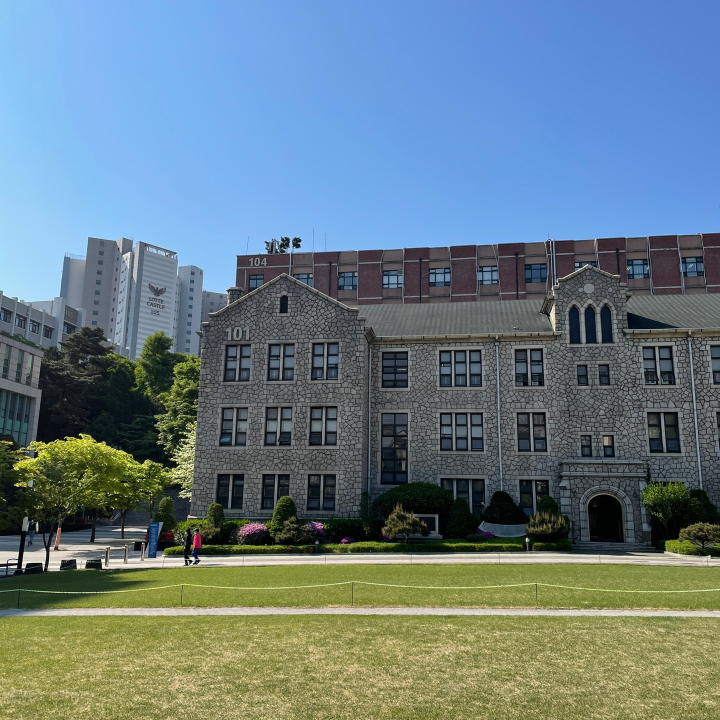
#> input picture IPV23_HW3/test imgs/img_left.jpg, 1440 x 1440 px, found by its file name (shown at 1/2 size); its folder holds 6 pictures in this run
$ jupyter execute --allow-errors ipv23_hw03-20190807.ipynb   (shell and % lines are left out)
#> lines starting #> are read from the running program, lines starting #| are printed output that depends on the picture
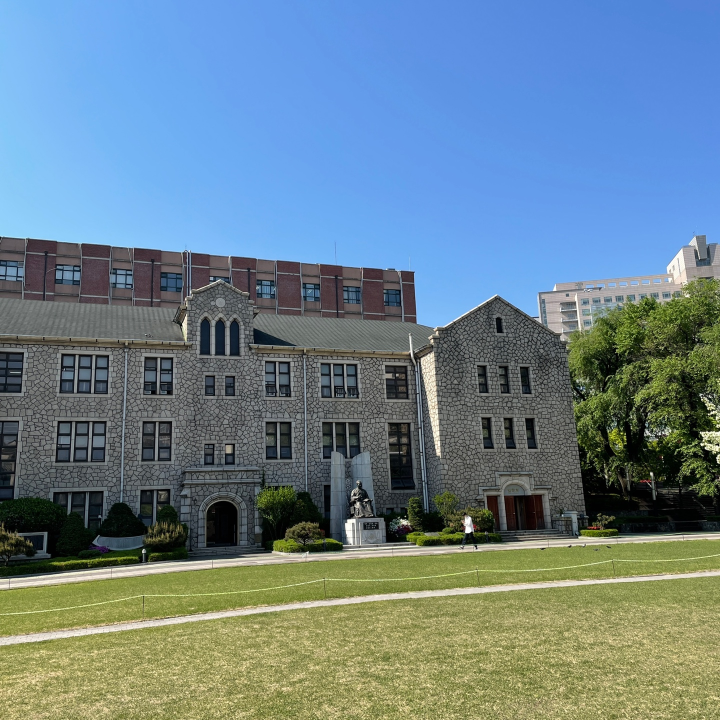
#> input picture IPV23_HW3/test imgs/img_right.jpg, 1440 x 1440 px, found by its file name (shown at 1/2 size)
#> `gray_right = cv2.cvtColor(img_right, cv2.COLOR_RGB2GRAY)`:
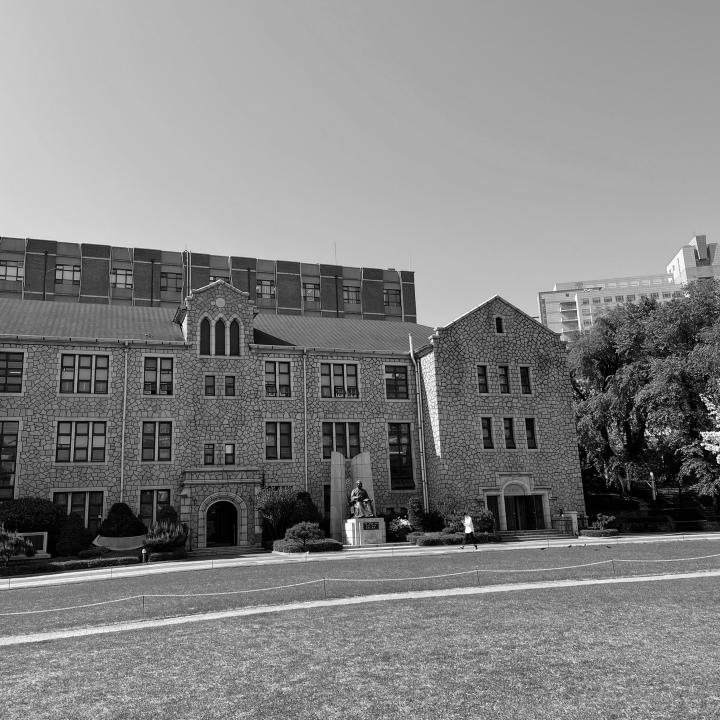
#> gray_right: shape (720, 720); min 0, max 255, mean 130.7
# **[2023-1] Image Processing & Vision (55397)**

* ### Hak Gu Kim
* ### Assistant Professor
* ### Graduate School of Advanced Imaging Science, Multimedia & Film (GSAIM)
* ### Chung-Ang University
* ### Webpage: www.irislab.cau.ac.kr

# **Homework III: Panorama Stitching**

* ### **Deadline:** 28 April (Fri) at 11:59pm
* ### **Submission:** Upload the zip file to "과제 및 평가" on E-class
  * **Upload zip file:** ipv23_hw03-student number.zip
    * **Python code:** ipv23_hw03-student number.ipynb
    * **Report:** ipv23_hw03-student number.pdf  (page limit: 4 pages)


## **[Homework III-0]** Environmental Setting

[cell 1]
# Connect to the google drive #

from google.colab import drive
drive.mount('/content/gdrive')

[cell 2]
# Import the required libraries for image processing

import sys
import cv2
from google.colab.patches import cv2_imshow
import matplotlib.pyplot as plt
import matplotlib.image as mpimg
import numpy as np
import math
import random
from tqdm.notebook import tqdm
plt.rcParams['figure.figsize'] = [15, 15]

# Define the directory
dir = '/content/gdrive/My Drive/Colab Notebooks/IPV23_HW3/test imgs/' # File path

[cell 3]
# Define the functions for the load and save the input image

# [12 lines left out: function loadImg, not called in this run]

## Save image file
def saveImg(out_img, out_fname):
  cv2.imwrite(dir + out_fname, out_img)

## **[Homework III-1]** SIFT Feature Extraction and Matching for Panorama Stitching
* There is nothing for you to do in this field

[cell 4]
##############################################
#             Feature Extraction             #
##############################################
def SIFT(img):
    """
    SIFT(img) -> kp, des\n
    Compute a SIFT operation on the image and return keypoints and descriptors.

    input
        img(ndarray) : gray color image
    output
        kp(tuple) : a list of result keypoints of SIFT
        des(ndarray) : descriptors array of shape (number of keypoints) * 128
    """

    siftDetector = cv2.xfeatures2d.SIFT_create() # limit 1000 points
    # siftDetector= cv2.SIFT_create()  # depends on OpenCV version

    kp, des = siftDetector.detectAndCompute(img, None)
    return kp, des  # keypoints & descriptors


##############################################
#               Feature Matching             #
##############################################
def siftMatch(kp1, des1, img1, kp2, des2, img2, threshold):
    """
    siftMatch(kp1, des1, img1, kp2, des2, img2, threshold) -> matches\n
    Match the keypoints of two images through descriptors.

    input
        kp(tuple) : keypoints of each image
        des(ndarray) : descriptors of each image
        img(ndarray) : Not used in function
        threshold(float) : threshold of matching
    output
        matches(ndarray) : 2d array of matched keypoint coordinates
        [[queryIdx.pt.x, queryIdx.pt.y, trainIdx.pt.x, trainIdx.pt.y], [...], ...]
    """

    bf = cv2.BFMatcher()
    matches = bf.knnMatch(des1,des2, k=2)

    # Apply ratio test
    good = []
    for m,n in matches:
        if m.distance < threshold*n.distance:
            good.append([m])

    matches = []
    for pair in good:
        matches.append(list(kp1[pair[0].queryIdx].pt + kp2[pair[0].trainIdx].pt))

    matches = np.array(matches)
    return matches


##############################################
#          Transformation Matrix, H          #
##############################################
def homography(pairs):
    """
    homography(pairs) -> H\n
    Calculate projective transform matrix.

    input
        pairs(ndarray) : array of point pairs
    output
        H(ndarray) : 3x3 projective transformation matrix
    """

    rows = []
    for i in range(pairs.shape[0]):
        p1 = np.append(pairs[i][0:2], 1)
        p2 = np.append(pairs[i][2:4], 1)
        row1 = [0, 0, 0, p1[0], p1[1], p1[2], -p2[1]*p1[0], -p2[1]*p1[1], -p2[1]*p1[2]]
        row2 = [p1[0], p1[1], p1[2], 0, 0, 0, -p2[0]*p1[0], -p2[0]*p1[1], -p2[0]*p1[2]]
        rows.append(row1)
        rows.append(row2)

    rows = np.array(rows)
    U, s, V = np.linalg.svd(rows) # singular value decomposition
    H = V[-1].reshape(3, 3)
    H = H/H[2, 2] # standardize to let w*H[2,2] = 1
    return H


##############################################
#         Panoramic Image Generation         #
##############################################
def stitchImg(left, right, H):
    """
    stitchImg(left, right, H) -> stitch_image\n
    Stitch the two images through the computed projective transformation matrix.

    input
        left(ndarray) : left image to stitch
        right(ndarray) : right image to stitch
        H(ndarray) : 3x3 projective transformation matrix
    output
        stitch_image(ndarray) : stitched final image
    """

    print("stiching image ...")

    # Convert to double and normalize. Avoid noise.
    left = cv2.normalize(left.astype('float'), None,
                            0.0, 1.0, cv2.NORM_MINMAX)
    # Convert to double and normalize.
    right = cv2.normalize(right.astype('float'), None,
                            0.0, 1.0, cv2.NORM_MINMAX)

    # left image
    height_l, width_l, channel_l = left.shape
    corners = [[0, 0, 1], [width_l, 0, 1], [width_l, height_l, 1], [0, height_l, 1]]
    corners_new = [np.dot(H, corner) for corner in corners]
    corners_new = np.array(corners_new).T
    x_news = corners_new[0] / corners_new[2]
    y_news = corners_new[1] / corners_new[2]
    y_min = min(y_news)
    x_min = min(x_news)

    translation_mat = np.array([[1, 0, -x_min], [0, 1, -y_min], [0, 0, 1]])
    H = np.dot(translation_mat, H)

    # Get height, width
    height_new = int(round(abs(y_min) + height_l))
    width_new = int(round(abs(x_min) + width_l))
    size = (width_new, height_new)

    # right image
    warped_l = cv2.warpPerspective(src=left, M=H, dsize=size)

    height_r, width_r, channel_r = right.shape

    height_new = int(round(abs(y_min) + height_r))
    width_new = int(round(abs(x_min) + width_r))
    size = (width_new, height_new)


    warped_r = cv2.warpPerspective(src=right, M=translation_mat, dsize=size)

    black = np.zeros(3)  # Black pixel.

    # Stitching procedure, store results in warped_l.
    for i in tqdm(range(warped_r.shape[0])):
        for j in range(warped_r.shape[1]):
            pixel_l = warped_l[i, j, :]
            pixel_r = warped_r[i, j, :]

            if not np.array_equal(pixel_l, black) and np.array_equal(pixel_r, black):
                warped_l[i, j, :] = pixel_l
            elif np.array_equal(pixel_l, black) and not np.array_equal(pixel_r, black):
                warped_l[i, j, :] = pixel_r
            elif not np.array_equal(pixel_l, black) and not np.array_equal(pixel_r, black):
                warped_l[i, j, :] = (pixel_l + pixel_r) / 2
            else:
                pass

    stitch_image = warped_l[:warped_r.shape[0], :warped_r.shape[1], :]
    return stitch_image


def plot_sift(gray_img, rgb_img, keypnt):
    """
    plot_sift(gray_img, rgb_img, keypnt) -> sift_on_img\n
    Draw keypoints from gray image to rgb image.

    input
        gray_img(ndarray) : image converted to gray
        rgb_img(ndarray) : original rgb image
        keypnt(ndarray) : keypoints of image
    output
        sift_on_img(ndarray) : rgb image with keypoints
    """
    tmp_img = rgb_img.copy()
    sift_on_img = cv2.drawKeypoints(gray_img, keypnt, tmp_img, flags=cv2.DRAW_MATCHES_FLAGS_DRAW_RICH_KEYPOINTS)
    return sift_on_img


def plot_matches(matches, total_img):
    """
    plot_matches(matches, total_img)\n
    Shows matched keypoints connected by a line.

    input
        matches(ndarray) : array of matched keypoints
        total_img(ndarray) : Image combining two images
    """
    match_img = total_img.copy()
    offset = total_img.shape[1]/2
    fig, ax = plt.subplots()
    ax.set_aspect('equal')
    ax.imshow(np.array(match_img).astype('uint8')) #　RGB is integer type

    ax.plot(matches[:, 0], matches[:, 1], 'xr')
    ax.plot(matches[:, 2] + offset, matches[:, 3], 'xr')

    ax.plot([matches[:, 0], matches[:, 2] + offset], [matches[:, 1], matches[:, 3]],
            'r', linewidth=0.5)

    plt.show()

## **[Homework III-2]** RANSAC Algorithm
* This is main part in HW3
* Carefully read and understand the following RANSAC code,
* Then please **complete the incomplete code:** `varable_name = [ ]`

[cell 5]
##############################################
#                   RANSAC                   #
##############################################
def ransac(matches, k_samples, threshold, iters):
    """
    ransac(matches, k_samples, threshold, iters) -> best inliers, best_H\n
    Return the transformation matrix with the maximum consensus and its inliers with the RANSAC algorithm.

    input
        matches(ndarray) : array of matched keypoints
        k_samples(int) : the number of random points
        threshold(float) : The error threshold of the matched keypoints and matrix transformation results
        iters(int) : number of iterations
    output
        best_inliers(ndarray) : best inliers computed with ransac
        best_H(ndarray) : best transformation matrix computed with ransac
    """

    num_best_inliers = 0

    for i in range(iters):
        rand_pnt = randomPoint(matches, k_samples)
        H = homography(rand_pnt)

        # Avoid dividing by zero
        if np.linalg.matrix_rank(H) < 3:
            continue

        errs = getError(matches, H)
        idx = np.where(errs < threshold)[0]
        inliers = matches[idx]

        num_inliers = len(inliers)

        if num_inliers > num_best_inliers:
            # Find the best inliers and transformation matrix, H
            best_inliers = inliers
            num_best_inliers = num_inliers
            best_H = H

    print("inliers/matches: {}/{}".format(num_best_inliers, len(matches)))
    return best_inliers, best_H

def randomPoint(matches, k_samples):
    """
    randomPoint(matches, k_samples) -> rand_pnt\n
    Return the randomly sampled keypoints.

    input
        matches(ndarray) : array of matched keypoints
        k_samples(int) : the number of random points
    output
        rand_pnt(ndarray) : random sample points of keypoints array
    """

    rand_pnt = random.sample(matches.tolist(), k_samples)

    return np.array(rand_pnt)

def getError(matches, H):
    """
    getError(matches, H) -> errors\n
    Calculate errors by comparing matching points with the matrix transformation points.

    input
        matches(ndarray) : array of matched keypoints
        H(ndarray) : 3x3 projective transformation matrix
    output
        errors(ndarray) : difference between keypoints and matrix transformation values
    """

    num_points = len(matches)
    all_p1 = np.concatenate((matches[:, 0:2], np.ones((num_points, 1))), axis=1)
    all_p2 = matches[:, 2:4]

    est_p2 = np.zeros((num_points, 2))
    for i in range(num_points):
        # Calculate the estimated p2
        # The estimated p2 = H*p1
        temp_est_p2 = H @ all_p1[i]

        est_p2[i] = (temp_est_p2/temp_est_p2[2])[0:2] # set index 2 to 1 and slice the index 0, 1

    # Compute error
    errors = np.linalg.norm(all_p2 - est_p2, axis=1)

    return errors

[cell 6]
from google.colab import drive
drive.mount('/content/drive')

## **[Homework III-3]** Run the Man Function and Get Panorama Image!
* Try to change various variables such as the number of samples, threshold, the number of iterations in RANSAC function
* Try to get your own panorama image with the pictures you took

#> (a cell that did not finish here is left out)

#> in SIFT, `kp, des = siftDetector.detectAndCompute(img, None)`: kp = 4001 keypoints; strongest (x, y, size): (15, 567, 2), (191, 561, 2), (16, 562, 2), (192, 558, 2.9)
#> `kp_left, des_left = SIFT(gray_left)`: kp_left has the same summary as kp in SIFT
    kp_right, des_right = SIFT(gray_right)
#> in SIFT (call 2), `kp, des = siftDetector.detectAndCompute(img, None)`: kp = 3852 keypoints; strongest (x, y, size): (651, 474, 2.1), (702, 444, 1.9), (468, 530, 4.8), (143, 551, 2.6)
#> `kp_right, des_right = SIFT(gray_right)`: kp_right has the same summary as kp in SIFT
#| 4001
#| (4001, 128)

    print(len(kp_left))   # The number of keypoints on the left image
    print(des_left.shape) # The 128-dimensional descriptor for each keypoint

    kp_left_img = plot_sift(gray_left, img_left, kp_left)
    kp_right_img = plot_sift(gray_right, img_right, kp_right)
#> in plot_sift (call 2), `sift_on_img = cv2.drawKeypoints(gray_img, keypnt, tmp_img, flags=cv2.D..`:
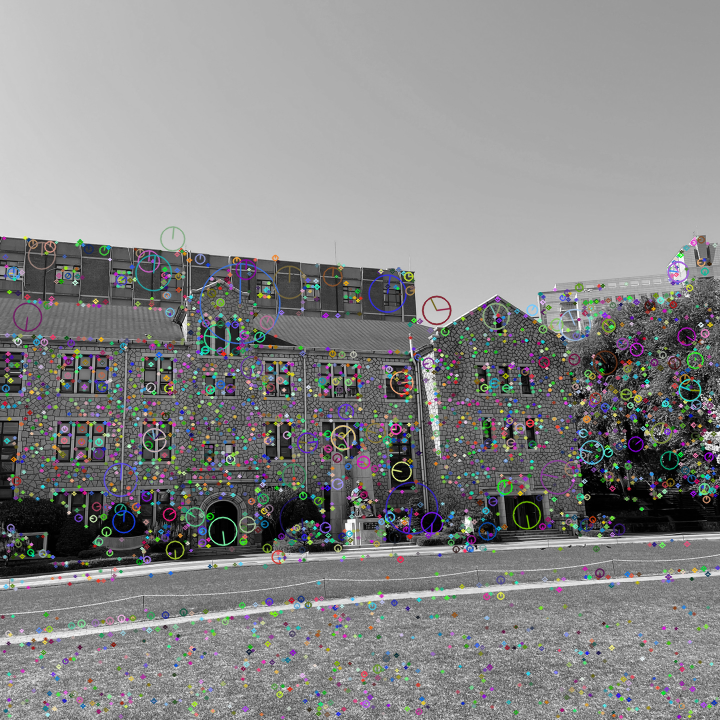
#> sift_on_img: shape (720, 720, 3); mean B, G, R 133.6, 133.5, 133.3
    #total_kp = np.concatenate((kp_left_img, kp_right_img), axis=1)
    #plt.imshow(total_kp)

    matches = siftMatch(kp_left, des_left, img_left, kp_right, des_right, img_right, 0.5)   # The coordinates of the matched correspondences p1=[x, y] and p2=[x', y']
#> in siftMatch, `matches = bf.knnMatch(des1,des2, k=2)`: matches = 4001 matches
#> after the loop in siftMatch, `for m,n in matches:`: good = 442 matches
#> after the loop in siftMatch, `for pair in good:`: matches = 442 items, first 6: [393.2, 280.7, 121.2, 279.6], [395.3, 286, 13.99, 278.8], [396.2, 389, 6.8, 394], [397.6, 283.4, 17.18, 276.3], [398.1, 355.7, 11.16, 356.8], [398.5, 336.4, 13.68, 335]
#> in siftMatch, `matches = np.array(matches)`: matches = 442 rows, first 6: [393.2, 280.7, 121.2, 279.6], [395.3, 286, 13.99, 278.8], [396.2, 389, 6.8, 394], [397.6, 283.4, 17.18, 276.3], [398.1, 355.7, 11.16, 356.8], [398.5, 336.4, 13.68, 335]
#> `temp_img = np.concatenate((img_left, img_right), axis=1)`:
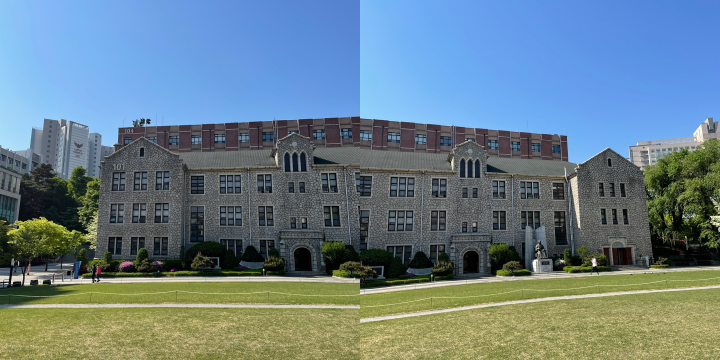
#> temp_img: shape (720, 1440, 3) (shown at 1/2 size); mean B, G, R 137.5, 127.5, 105.5
    temp_img = np.concatenate((img_left, img_right), axis=1)
    plot_matches(matches, temp_img) # Good mathces
#| (442, 4)

    print(matches.shape)  # The number of well-matched keypoints (i.e., correspondences)


    inliers, H = ransac(matches, (int)(matches.shape[0] * 0.5), 0.5, 1000)
#> the loop in ransac, `for i in range(iters):` made 1000 passes
#> (idx, num_inliers, best_inliers, num_best_inliers) on passes 2, 4: ([75], 1, [[476.2, 379.3, 101.8, 386.1]], 1), ([73, 83], 2, [[475.2, 368.8, 101.3, 374.9], [483.2, 362.7, 110.4, 368.8]], 2)
#> after the loop in ransac, `for i in range(iters):`: best_inliers = 267 rows, first 6: [395.3, 286, 13.99, 278.8], [396.2, 389, 6.8, 394], [397.6, 283.4, 17.18, 276.3], [398.5, 336.4, 13.68, 335], [399.6, 410.9, 8.96, 418.6], [401, 279.1, 21.47, 271.9]; num_best_inliers = 267
#| inliers/matches: 267/442
#> `inliers, H = ransac(matches, (int)(matches.shape[0] * 0.5), 0.5, 1000)`: inliers has the same summary as best_inliers in ransac; H = [[1.85, -0.126, -676], [0.54, 1.62, -266.6], [0.00125, -7.29e-05, 1]]
    plot_matches(inliers, temp_img) # show inliers matches
#> in plot_matches (call 2), `plt.show()`:
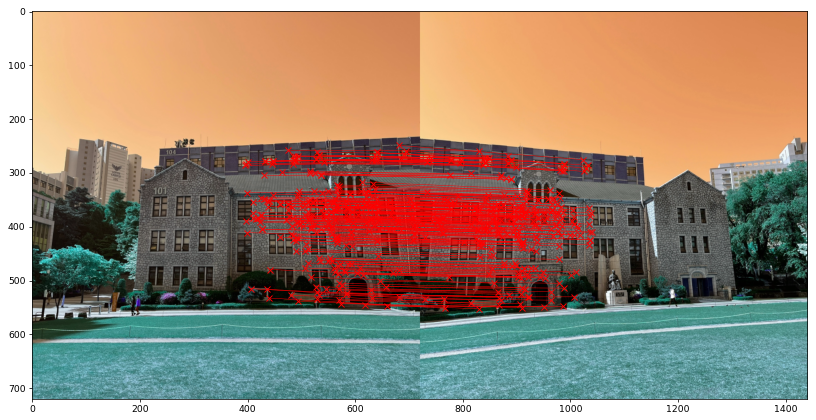
#> figure drawn by matplotlib, 1 panel

    panoramic_img = stitchImg(img_left, img_right, H)*255
#> in stitchImg, `corners_new = [np.dot(H, corner) for corner in corners]`: corners_new = [[-676, -266.6, 1], [658.9, 121.9, 1.9], [567.9, 1288.2, 1.85], [-767.1, 899.6, 0.948]]
#> in stitchImg, `corners_new = np.array(corners_new).T`: corners_new = [[-676, 658.9, 567.9, -767.1], [-266.6, 121.9, 1288.2, 899.6], [1, 1.9, 1.85, 0.948]]
#> in stitchImg, `x_news = corners_new[0] / corners_new[2]`: x_news = [-676, 347.1, 307.6, -809.6]
#> in stitchImg, `y_news = corners_new[1] / corners_new[2]`: y_news = [-266.6, 64.24, 697.8, 949.5]
#> in stitchImg, `y_min = min(y_news)`: y_min = -266.6
#> in stitchImg, `x_min = min(x_news)`: x_min = -809.6
#> in stitchImg, `translation_mat = np.array([[1, 0, -x_min], [0, 1, -y_min], [0, 0, 1]])`: translation_mat = [[1, 0, 809.6], [0, 1, 266.6], [0, 0, 1]]
#> in stitchImg, `H = np.dot(translation_mat, H)`: H = [[2.86, -0.185, 133.5], [0.872, 1.6, 0], [0.00125, -7.29e-05, 1]]
#> in stitchImg, `height_new = int(round(abs(y_min) + height_l))`: height_new = 987
#> in stitchImg, `width_new = int(round(abs(x_min) + width_l))`: width_new = 1530
#> in stitchImg, `size = (width_new, height_new)`: size = (1530, 987)
#> in stitchImg, `warped_l = cv2.warpPerspective(src=left, M=H, dsize=size)`:
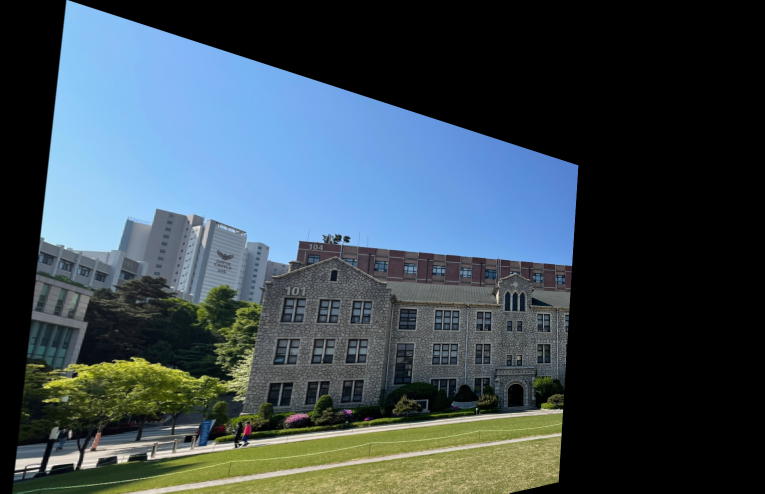
#> warped_l: shape (987, 1530, 3) float64 (shown at 1/2 size); mean of channels 0, 1, 2 0.321, 0.289, 0.233; drawn as B, G, R
#> in stitchImg, `warped_r = cv2.warpPerspective(src=right, M=translation_mat, dsize=size)`:
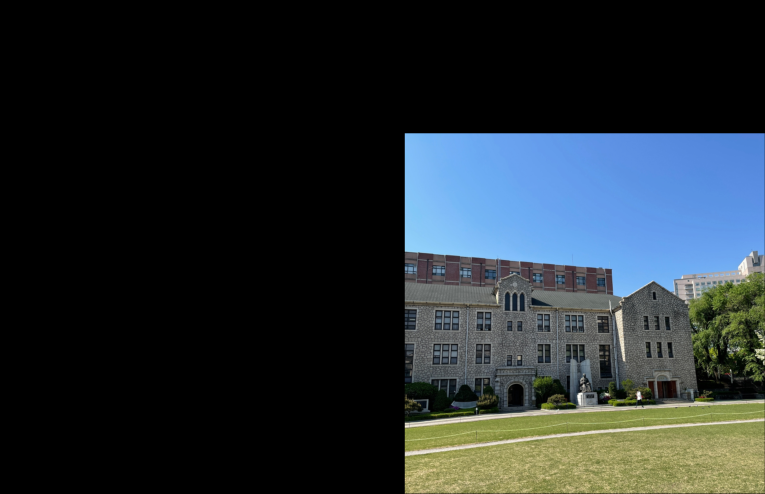
#> warped_r: shape (987, 1530, 3) float64 (shown at 1/2 size); mean of channels 0, 1, 2 0.19, 0.175, 0.144; drawn as B, G, R
    cv2_imshow(panoramic_img)
